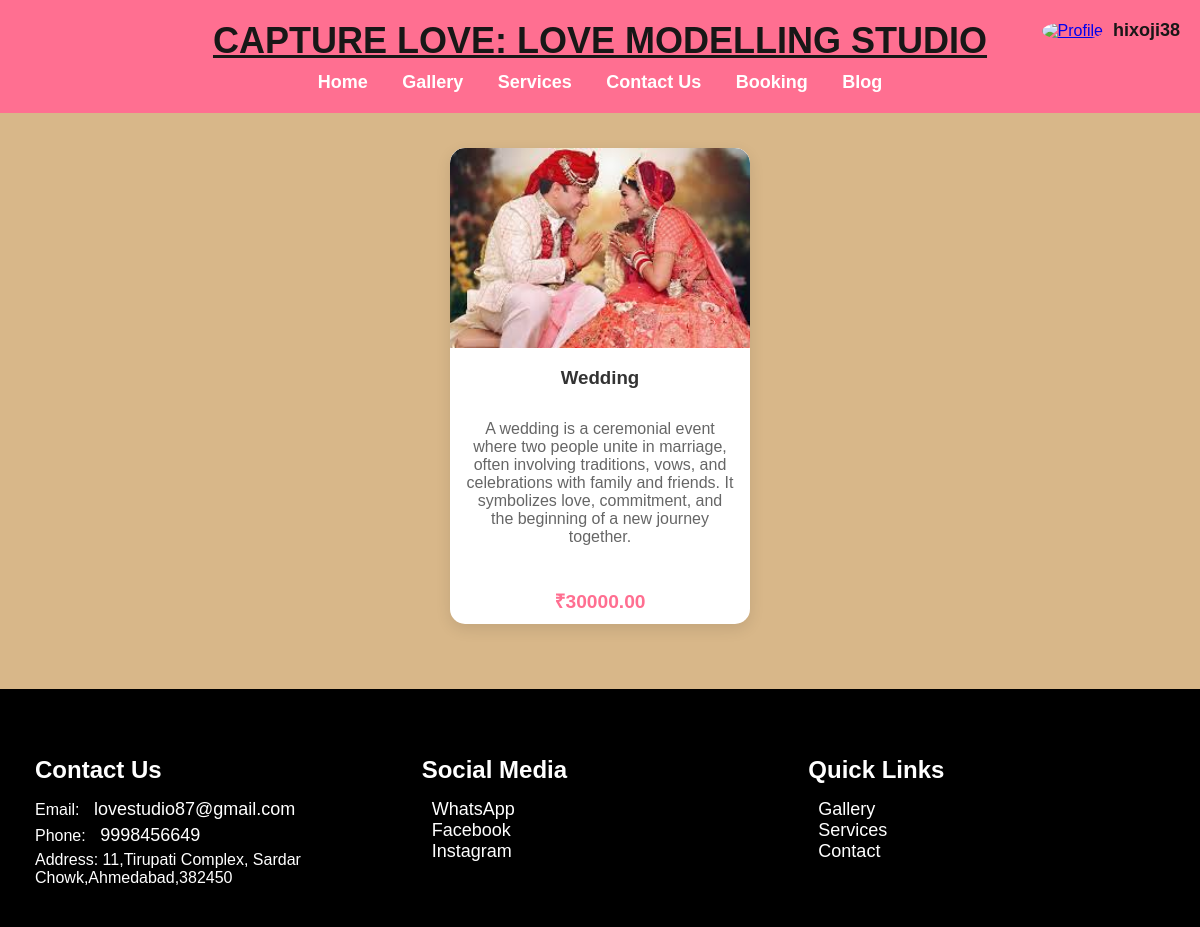
Page /services/ (signed in) on the committed database.
### home/models.py (models this page shows, shortened)
class CustomUser(AbstractUser):
    email_verified = models.BooleanField(default=False)
    phone_number = models.CharField(max_length=15, blank=True, null=True)
    profile_pic = models.ImageField(upload_to='profile_pics/', null=True, blank=True)
    is_active = models.BooleanField(default=False)  # Default to inactive until email verified
    email = models.EmailField(unique=True)
    groups = models.ManyToManyField(Group, related_name="customuser_set", blank=True)
    user_permissions = models.ManyToManyField(
        Permission,
        related_name="customuser_permissions_set",
        blank=True
    )
    class Meta:
        verbose_name = 'User'
        verbose_name_plural = 'Users'

class Service(models.Model):
    service_id = models.AutoField(primary_key=True)
    name = models.CharField(max_length=100)
    description = models.TextField()
    price = models.DecimalField(max_digits=10, decimal_places=2)
    image = models.ImageField(upload_to='services/', null=True, blank=True)
    is_active = models.BooleanField(default=True)
    category = models.CharField(max_length=100, default='General')
    created_at = models.DateTimeField(default=timezone.now)
    updated_at = models.DateTimeField(auto_now=True)
    class Meta:
        verbose_name = 'Service'
        verbose_name_plural = 'Services'
        ordering = ['name']

### home/views.py (the view)
# urls.py: path('services/', views.services, name='services'),  # /services/ will load home.html
def services(request):
    active_services = Service.objects.filter(is_active=True).order_by('name')
    return render(request, "services.html", {'services': active_services})

### home/templates/services.html (shortened to what this page needs)
{% extends 'base.html' %}
{% block header %}
    {% if not include %}
        {{ block.super }}
    {% endif %}
{% endblock %}
{% block content %}
<!DOCTYPE html>
<html lang="en">
<head>
</head>
<body>
<section class="services-container">
    {% if services %}
        {% for service in services %}
            {% if service.is_active %}
                <div class="service">
                    {% if service.image %}
                        <img src="{{ service.image.url }}" alt="{{ service.name }}">
                    {% else %}
                        <img src="https://via.placeholder.com/300x200" alt="{{ service.name }}">
                    {% endif %}
                    <h3>{{ service.name }}</h3>
                    <p>{{ service.description }}</p>
                    <div class="price">₹{{ service.price }}</div>
                </div>
            {% endif %}
        {% endfor %}
    {% else %}
        <div class="no-services">
            <p>No services available at the moment. Please check back later.</p>
        </div>
    {% endif %}
</section>
</body>
</html>
{% endblock %}
{% block footer %}
    {% if not include %}
        {{ block.super }}
    {% endif %}
{% endblock %}

### home/templates/base.html (shortened to what this page needs)
<!DOCTYPE html>
<html lang="en">
<head>
</head>
<body>
    {% if user.is_authenticated %}
    <div class="profile-section">
        <a href="{% url 'edit_profile' %}">
            <img src="{{ user.profile_pic|default:'/static/images/default-profile.png' }}" alt="Profile" class="profile-pic">
        </a>
        <span class="username">{{ user.username }}</span>
    </div>
    {% else %}
    <div class="auth-buttons">
        <a href="{% url 'login' %}" class="auth-button">Login</a>
        <a href="{% url 'signup' %}" class="auth-button">Sign Up</a>
    </div>
    {% endif %}
    {% block header %}
    <header>
        <div class="logo">
            <u><b>CAPTURE LOVE: LOVE MODELLING STUDIO</b></u>
        </div>
        <nav>
            <a href="{% url 'home' %}"><b>Home</b></a>
            <a href="{% url 'gallery' %}"><b>Gallery</b></a>
            <a href="{% url 'services' %}"><b>Services</b></a>
            <a href="{% url 'contact' %}"><b>Contact Us</b></a>
            <a href="{% url 'booking' %}"><b>Booking</b></a>
            <a href="{% url 'blog' %}"><b>Blog</b></a>
        </nav>
    </header>
    {% endblock %}
    <div class="content">
        {% block content %}
        {% endblock %}
    </div>
    {% block footer %}
    <footer>
        <div class="footer-container">
            <div class="footer-section">
                <h4>Contact Us</h4>
                <p>Email: <a href="mailto:info@lovestudio87.com"> lovestudio87@gmail.com</a></p>
                <p>Phone: <a href="tel: 9998456649"> 9998456649</a></p>
                <p>Address: 11,Tirupati Complex, Sardar Chowk,Ahmedabad,382450</p>
            </div>
            <div class="footer-section">
                <h4>Social Media</h4>
                <a href="https://wa.me/yourwhatsappnumber" target="_blank">WhatsApp</a><br>
                <a href="https://www.facebook.com/yourpage" target="_blank">Facebook</a><br>
                <a href="https://www.instagram.com/yourprofile" target="_blank">Instagram</a>
            </div>
            <div class="footer-section">
                <h4>Quick Links</h4>
                <a href="{% url 'gallery' %}">Gallery</a><br>
                <a href="{% url 'services' %}">Services</a><br>
                <a href="{% url 'contact' %}">Contact</a>
            </div>
        </div>
    </footer>
    {% endblock %}
</body>
</html>

### home/templates/base.html (style rules this page uses)
body { font-family: 'Georgia', serif; margin: 0; padding: 0; background: linear-gradient(to bottom right, #d8b789, #d8b789); color: #000000; }
header { text-align: center; padding: 20px; background: #ff6f91; color: #fff; }
.logo { font-size: 36px; color: #181717; font-family: 'Cursive', sans-serif; display: flex; align-items: center; justify-content: center; }
.profile-section { position: absolute; top: 20px; right: 20px; display: flex; align-items: center; }
.profile-pic { width: 40px; height: 40px; border-radius: 50%; cursor: pointer; margin-right: 10px; }
.username { font-size: 18px; color: #181717; font-weight: bold; }
nav { text-align: center; margin-top: 20px; }
nav a { margin: 0 15px; text-decoration: none; color: #0d0d0d; font-size: 18px; }
footer { background-color: #000000; color: white; text-align: center; padding: 20px; margin-top: 50px; }
.footer-container { display: flex; justify-content: space-around; background-color: #000000; color: white; text-align: left; max-width: 1200px; margin: 0 auto; }
.footer-section { flex: 1; padding: 15px; }
.footer-section h4 { color: #fff; font-size: 24px; margin-bottom: 15px; }
.footer-section a { color: #fff; text-decoration: none; font-size: 18px; transition: color 0.3s ease; }
footer p, footer a { margin: 5px 0; }

### home/templates/services.html (style rules this page uses)
body { font-family: 'Arial', sans-serif; margin: 0; padding: 0; background: #d8b789; color: #333; }
header { text-align: center; padding: 20px; background: #ff6f91; color: #fff; }
.logo { font-size: 36px; font-family: 'Cursive', sans-serif; }
nav { text-align: center; margin-top: 10px; }
nav a { margin: 0 15px; text-decoration: none; color: #fff; font-size: 18px; }
.services-container { display: flex; flex-wrap: wrap; justify-content: center; padding: 20px; }
.service { background: #fff; border-radius: 15px; box-shadow: 0px 5px 15px rgba(0, 0, 0, 0.1); margin: 15px; width: 300px; text-align: center; overflow: hidden; transition: transform 0.3s ease; }
.service img { width: 100%; height: 200px; object-fit: cover; border-radius: 15px 15px 0 0; }
.service h3 { color: #333; padding: 15px; margin: 0; }
.service p { padding: 0 15px 15px; font-size: 16px; color: #666; }
.service .price { font-size: 1.2em; color: #ff6f91; font-weight: bold; padding: 10px; }
footer { text-align: center; padding: 20px; background: #000000; margin-top: 30px; }
footer a { margin: 0 10px; color: #ff6f91; text-decoration: none; }

### rows in the picture
CustomUser: username "hixoji38"
Service: name "Wedding", description "A wedding is a ceremonial event where two people unite in marriage, often involving traditions, vows, and celebrations with family and friends. It symbolizes love, commitment, and the beginning of a new journey together.", price "30000.00"
